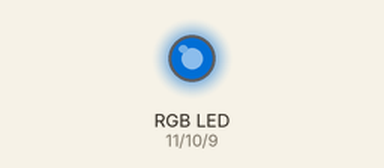
Recording of a sketch running on a simulated Arduino Uno, built with avr-gcc and run on an emulated ATmega328P. Shown: an RGB LED mixed from three pins (HIGH = lit). Dim RGB values are drawn brighter than linear; random numbers use the default seed unless the sketch sets one.

Above: at 0.1 s.
At 4.1 s:
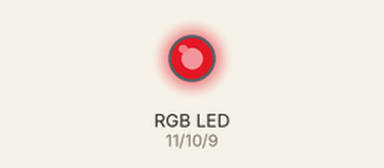
At 9.1 s:
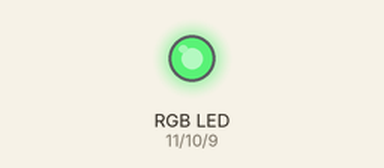
At 19.1 s:
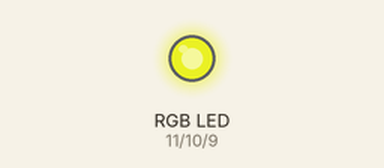
At 29.1 s:
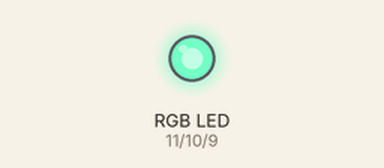
At 39.1 s:
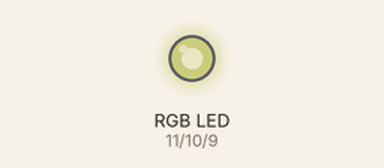
Timing chart, 0 to 40.0 s (numbered marks = the images above):
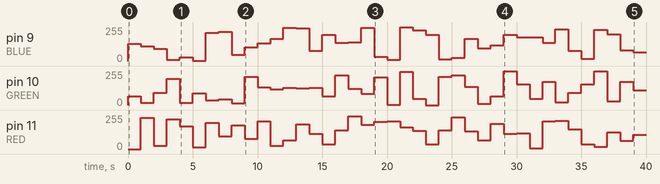

Measured:
- by itself, pin 9 (BLUE): 0/255 → 130/255 at 0.00 s, → 112/255 1.0 s later, → 91/255 1.0 s later, → 9/255 1.0 s later, … (40 changes in this stretch)
- by itself, pin 11 (RED): 0/255 → 234/255 at 1.0 s, → 24/255 1.0 s later, → 222/255 1.0 s later, → 169/255 1.0 s later, … (39 changes in this stretch)
- by itself, pin 10 (GREEN): 0/255 → 67/255 at 0.00 s, → 16/255 1.0 s later, → 91/255 1.0 s later, → 196/255 1.0 s later, … (40 changes in this stretch)

The sketch:

9_analogRandom.ino
```cpp
int RED = 11;
int GREEN = 10;
int BLUE = 9;

void setup(){
  pinMode(RED,OUTPUT);
  pinMode(GREEN,OUTPUT);
  pinMode(BLUE,OUTPUT);
  randomSeed(analogRead(0));
}

void loop(){
  analogWrite(RED, random(256));
  analogWrite(GREEN, random(256));
  analogWrite(BLUE, random(256));
  delay(1000);
}
```
